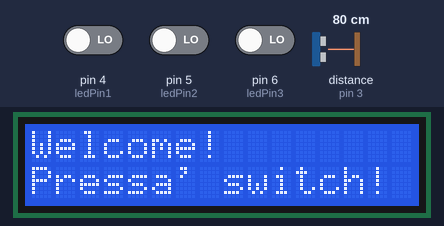
Bench run of a sketch on a simulated Arduino Uno, built with avr-gcc and run on an emulated ATmega328P. Shown: 16×2 character LCD. Wiring (inferred from the names in the program): ultrasonic range finder: trigger pin 2; echo pin 3. Inputs (shaded band) come from the test bench; at power-on: pin 4 (ledPin1) LOW, pin 6 (ledPin3) LOW, distance to the obstacle (sensor on pin 3) 80 cm, pin 5 (ledPin2) LOW. The echo pulse lasts 58.3 µs per cm; what the sketch prints to the serial monitor is not drawn.

Above: at 1.6 s.
3.8 s: pin 4 (ledPin1) driven HIGH
At 4.8 s:
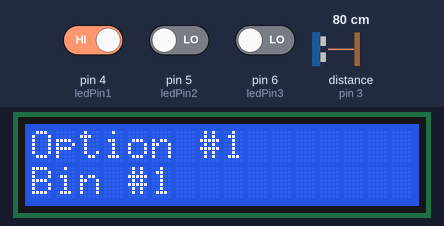
6.8 s: pin 4 (ledPin1) driven LOW
8.7 s: pin 6 (ledPin3) driven HIGH
At 10.0 s:
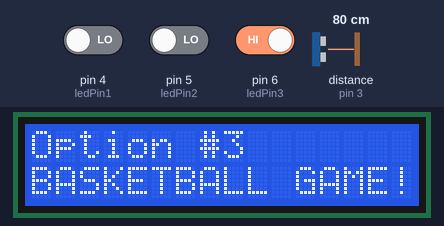
11.7 s: distance to the obstacle (sensor on pin 3) set to 2 cm
At 12.1 s:
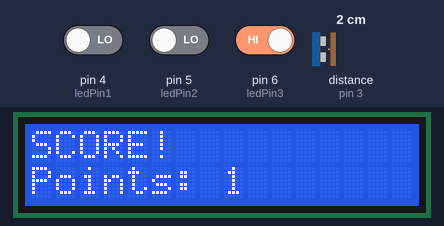
14.7 s: pin 5 (ledPin2) driven HIGH
At 17.6 s:
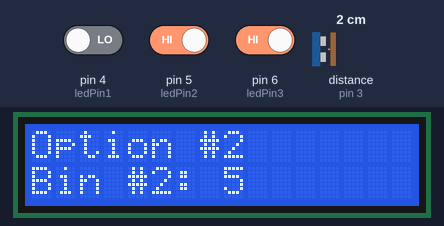
17.7 s: pin 5 (ledPin2) driven LOW
At 19.3 s:
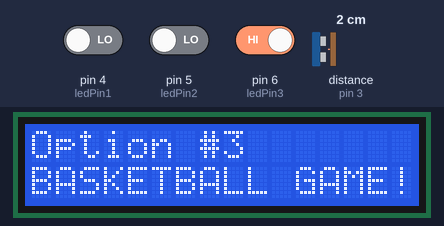
Timing chart, 0 to 20.8 s (numbered marks = the images above; inputs shaded):
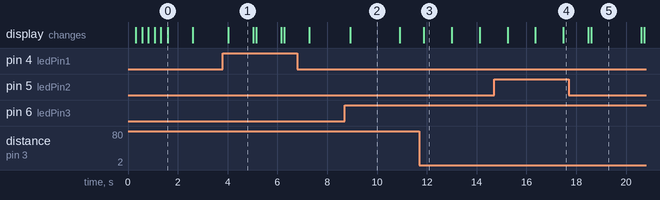

The sketch:

sensorsAndLEDs.ino
```cpp
#include <Wire.h>
#include <LiquidCrystal_I2C.h>
LiquidCrystal_I2C lcd(0x27, 2, 1, 0, 4, 5, 6, 7, 3, POSITIVE);  // Set the LCD I2C address

//#define statements
#define echoPin 3
#define trigPin 2
#define ledPin1 4
#define ledPin2 5
#define ledPin3 6

//Variables for the sensor
int duration, cm;

//Variables for the LCD/LED's
int val1, val2, val3;

void setup()
{
  Serial.begin(9600);  // Used to type in characters
  pinMode(trigPin, OUTPUT);
  pinMode(echoPin, INPUT);
  pinMode(ledPin1, INPUT);
  pinMode(ledPin2, INPUT);
  pinMode(ledPin3, INPUT);
  lcd.begin(16,2);

// ------- Quick 3 blinks of backlight  -------------
  for(int i = 0; i< 3; i++)
  {
    lcd.backlight();
    delay(250);
    lcd.noBacklight();
    delay(250);
  }

  lcd.backlight(); // finish with backlight on

  lcd.setCursor(0,0);
  lcd.print("Welcome!");
  lcd.setCursor(0,1);
  lcd.print("Pressa' switch!");
  delay(1000);
  lcd.clear();
  lcd.setCursor(0,0);
}

void loop()
{
 val1 = digitalRead(ledPin1);
 val2 = digitalRead(ledPin2);
 val3 = digitalRead(ledPin3);

  digitalWrite(trigPin, LOW);
  delayMicroseconds(2);
  digitalWrite(trigPin, HIGH);
  delayMicroseconds(10);
  digitalWrite(trigPin, LOW);
  duration= pulseIn(echoPin,HIGH);
  cm=(duration*0.034)/2; //This is the distance away from the sensor in cm
  Serial.print("Distance: ");
  Serial.println(cm);
  delay(100);

//Option 1: One thing enters the garbage sorter
 if(val1 == HIGH){
  lcd.setCursor(0,0);
  lcd.print("Option #1");
  lcd.setCursor(0,1);
  lcd.print("Bin #1");
  delay(1000);
  lcd.clear();
 }

//Option 2: A large garbage bag enters
 else if(val2 == HIGH){
  lcd.setCursor(0,0);
  lcd.print("Option #2");
  lcd.setCursor(0,1);
  lcd.print("Bin #2");
  delay(1000);
  lcd.clear();
 }

 //Option 3: Shot basketball!
 else if(val3 == HIGH){
  lcd.setCursor(0,0);
  lcd.print("Option #3");
  lcd.setCursor(0,1);
  lcd.print("BASKETBALL GAME!");
  delay(2000);
  lcd.clear();

  int score = 0;
  //START COUNTING SCORE HERE
  while(score != 5){

    digitalWrite(trigPin, LOW);
    delayMicroseconds(2);
    digitalWrite(trigPin, HIGH);
    delayMicroseconds(10);
    digitalWrite(trigPin, LOW);
    duration= pulseIn(echoPin,HIGH);
    cm=(duration*0.034)/2; //This is the distance away from the sensor in cm
    Serial.print("Distance: ");
    Serial.println(cm);
    delay(100);


    if(cm <= 5)
    {
    score++;
    lcd.clear();
    lcd.setCursor(0,0);
    lcd.print("SCORE!");
    lcd.setCursor(0,1);
    lcd.print("Points: ");
    lcd.print(score);
    delay(1000);
    }
 }


  //END COUNTING SCORE HERE
 }


 else{
  lcd.clear();

 }


}
```

Measured:
- after the input at 3.8 s, the display: changes after 0.22 s (image 1)
- after the input at 8.7 s, the display: changes after 0.22 s (image 2)
- after the input at 11.7 s, the display: changes after 0.18 s (image 3)
- after the input at 14.7 s, the display: first differs from a run without the input after 2.8 s (image 4)
- after the input at 17.7 s, the display: first differs from a run without the input after 0.90 s (image 5)
- what the display in image 0 shows lasts 1.0 s, from 1.6 s to 2.6 s
- what the display in image 2 shows lasts 2.0 s, from 8.9 s to 10.9 s
